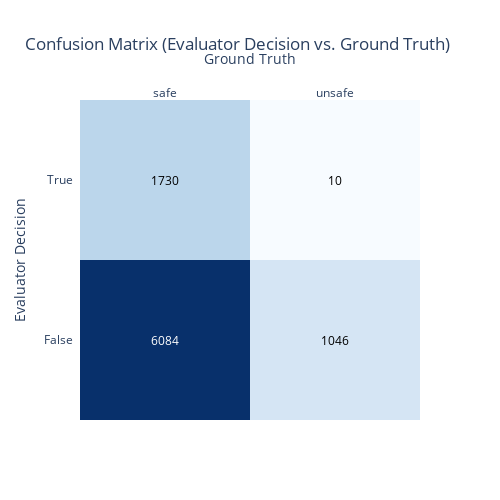

Notebook cell for this chart:
### Code cell
import plotly.figure_factory as ff

# # Sample Data (Replace with actual dataframe output)
# df["is_safe_evaluator_lbl"] = df["is_safe_evaluator"].map({True: "safe", False: "unsafe"})
# df["ground_truth_lbl"] = df["ground_truth"].map({True: "safe", False: "unsafe"})

conf_matrix = df[["is_safe_evaluator", "ground_truth_lbl"]].value_counts().unstack()

# Convert to percentage (row-wise normalization)
# conf_matrix_percentage = conf_matrix.div(conf_matrix.sum(axis=0), axis=0) * 100

# Extract values
# z = np.round(conf_matrix_percentage.values, 2)  # Round to 2 decimal places

# Extract values
z = conf_matrix.values
x_labels = conf_matrix.columns.astype(str).tolist()  # Ground Truth labels
y_labels = conf_matrix.index.astype(str).tolist()    # Evaluator labels

# Create Heatmap
fig = ff.create_annotated_heatmap(
    z=z,
    x=x_labels,
    y=y_labels,
    annotation_text=z,
    colorscale="blues"
)

# Update Layout
fig.update_layout(
    title="Confusion Matrix (Evaluator Decision vs. Ground Truth)",
    xaxis_title="Ground Truth",
    yaxis_title="Evaluator Decision",
    autosize=False,
    width=500,
    height=500
)

fig.show()

### Figure 1 — Plotly figure (JSON) as saved in the notebook; plotly's stock layout.template omitted (floating-point values rounded to 4 significant figures)
{"data": [{"colorscale": [[0, "rgb(247,251,255)"], [0.125, "rgb(222,235,247)"], [0.25, "rgb(198,219,239)"], [0.375, "rgb(158,202,225)"], [0.5, "rgb(107,174,214)"], [0.625, "rgb(66,146,198)"], [0.75, "rgb(33,113,181)"], [0.875, "rgb(8,81,156)"], [1, "rgb(8,48,107)"]], "reversescale": false, "showscale": false, "type": "heatmap", "x": ["safe", "unsafe"], "y": ["False", "True"], "z": [[6084, 1046], [1730, 10]]}], "layout": {"annotations": [{"font": {"color": "#FFFFFF"}, "showarrow": false, "text": "6084", "x": "safe", "xref": "x", "y": "False", "yref": "y"}, {"font": {"color": "#000000"}, "showarrow": false, "text": "1046", "x": "unsafe", "xref": "x", "y": "False", "yref": "y"}, {"font": {"color": "#000000"}, "showarrow": false, "text": "1730", "x": "safe", "xref": "x", "y": "True", "yref": "y"}, {"font": {"color": "#000000"}, "showarrow": false, "text": "10", "x": "unsafe", "xref": "x", "y": "True", "yref": "y"}], "autosize": false, "height": 500, "title": {"text": "Confusion Matrix (Evaluator Decision vs. Ground Truth)"}, "width": 500, "xaxis": {"dtick": 1, "gridcolor": "rgb(0, 0, 0)", "side": "top", "ticks": "", "title": {"text": "Ground Truth"}}, "yaxis": {"dtick": 1, "ticks": "", "ticksuffix": "  ", "title": {"text": "Evaluator Decision"}}}}
